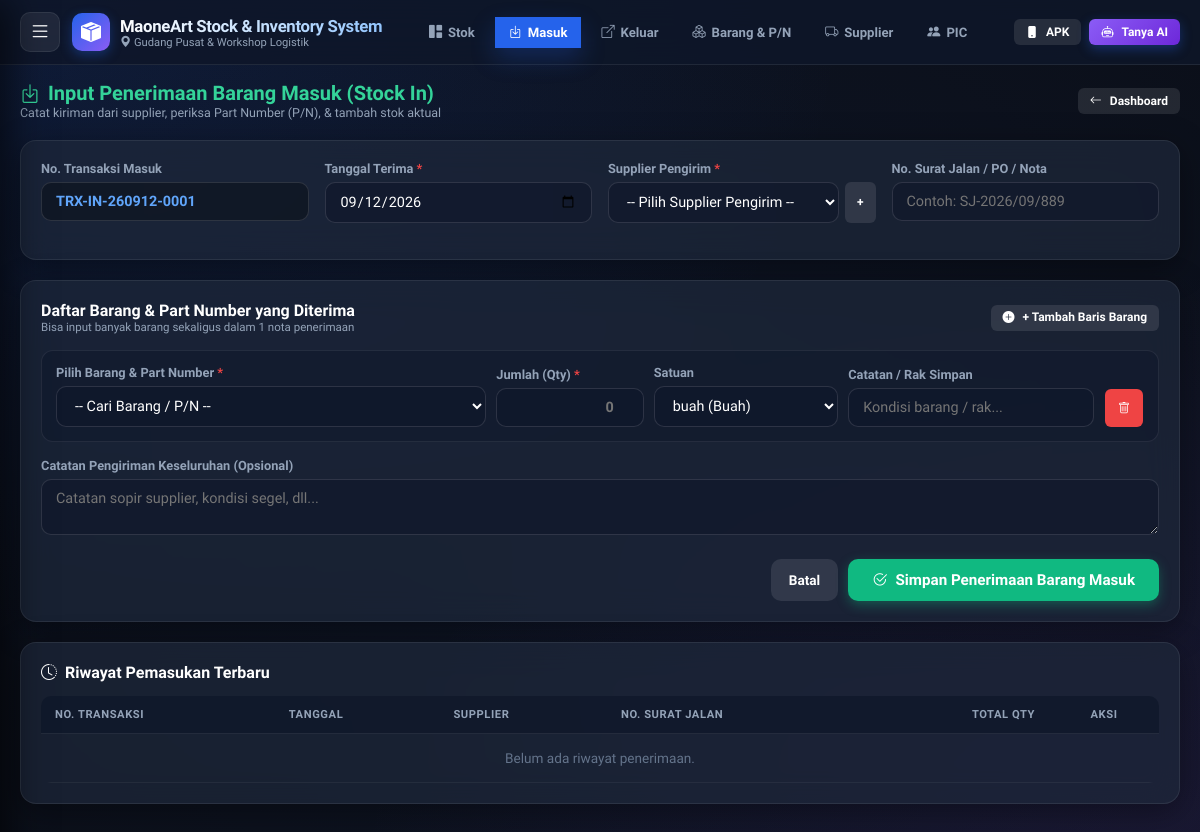
Screenshot of /masuk.php with the database file from the repository.
### tables this page shows
CREATE TABLE IF NOT EXISTS app_settings (
    key_name VARCHAR(100) PRIMARY KEY,
    key_value TEXT,
    updated_at TIMESTAMP DEFAULT CURRENT_TIMESTAMP ON UPDATE CURRENT_TIMESTAMP
);

### config/database.php (called while the page is built, shortened)
<?php
$host     = '127.0.0.1';
$port     = '3306';
$dbname   = 'db_inventaris';
$username = 'root';
$password = '';
try {
    $pdo = new PDO("mysql:host=$host;port=$port;dbname=$dbname;charset=utf8mb4", $username, $password, [
        PDO::ATTR_ERRMODE => PDO::ERRMODE_EXCEPTION,
        PDO::ATTR_DEFAULT_FETCH_MODE => PDO::FETCH_ASSOC,
        PDO::ATTR_EMULATE_PREPARES => false,
    ]);
} catch (PDOException $e) {
    try {
        $pdo = new PDO("mysql:host=localhost;dbname=$dbname;charset=utf8mb4", $username, $password, [
            PDO::ATTR_ERRMODE => PDO::ERRMODE_EXCEPTION,
            PDO::ATTR_DEFAULT_FETCH_MODE => PDO::FETCH_ASSOC,
            PDO::ATTR_EMULATE_PREPARES => false,
        ]);
    } catch (PDOException $e2) {
        $db_error = $e->getMessage() . " (127.0.0.1) | " . $e2->getMessage() . " (localhost)";
    }
}
function getSetting($key, $default = '') {
    global $pdo;
    try {
        $stmt = $pdo->prepare("SELECT key_value FROM app_settings WHERE key_name = ? LIMIT 1");
        $stmt->execute([$key]);
        $val = $stmt->fetchColumn();
        return $val !== false ? $val : $default;
    } catch (Exception $e) {
        return $default;
    }
}
function generateNoTransaksi($tipe = 'IN') {
    global $pdo;
    $prefix = $tipe === 'IN' ? 'IN' : 'OUT';
    $datePart = date('ymd');
    $table = $tipe === 'IN' ? 'transaksi_masuk' : 'transaksi_keluar';
    $field = $tipe === 'IN' ? 'no_masuk' : 'no_keluar';
    try {
        $stmt = $pdo->prepare("SELECT $field FROM $table WHERE $field LIKE ? ORDER BY id DESC LIMIT 1");
        $stmt->execute(["TRX-$prefix-$datePart-%"]);
        $lastNo = $stmt->fetchColumn();
        if ($lastNo) {
            $lastSeq = (int) substr($lastNo, -4);
            $newSeq = str_pad($lastSeq + 1, 4, '0', STR_PAD_LEFT);
        } else {
            $newSeq = '0001';
        }
        return "TRX-$prefix-$datePart-$newSeq";
    } catch (Exception $e) {
        return "TRX-$prefix-$datePart-" . rand(1000, 9999);
    }
}

### masuk.php (the view, shortened to what this page needs)
<?php
require_once __DIR__ . '/config/database.php';
require_once __DIR__ . '/includes/header.php';
$satuans = $pdo->query("SELECT * FROM satuan ORDER BY kategori ASC, nama_satuan ASC")->fetchAll();
$autoNoMasuk = generateNoTransaksi('IN');
$recentMasuk = $pdo->query("
    SELECT tm.*, s.nama_supplier
    FROM transaksi_masuk tm
    JOIN supplier s ON tm.id_supplier = s.id
    ORDER BY tm.id DESC LIMIT 8
")->fetchAll();
?>
<div style="display: flex; justify-content: space-between; align-items: center; margin-bottom: 20px; flex-wrap: wrap; gap: 12px;">
  <div>
    <h2 style="font-size: 1.25rem; font-weight: 800; color: #34d399; display: flex; align-items: center; gap: 8px;">
      <i class="bi bi-box-arrow-in-down"></i> Input Penerimaan Barang Masuk (Stock In)
    </h2>
    <p style="font-size: 0.78rem; color: var(--text-muted);">Catat kiriman dari supplier, periksa Part Number (P/N), & tambah stok aktual</p>
  </div>
  <a href="index.php" class="btn btn-secondary btn-sm"><i class="bi bi-arrow-left"></i> Dashboard</a>
</div>
<form action="masuk.php" method="POST" id="formMasuk">
  <div class="glass-card">
    <div style="display: grid; grid-template-columns: repeat(auto-fit, minmax(220px, 1fr)); gap: 16px;">
      <div class="form-group">
        <label class="form-label">No. Transaksi Masuk</label>
        <input type="text" name="no_masuk" class="form-control" value="<?= htmlspecialchars($autoNoMasuk) ?>" readonly style="background: rgba(0,0,0,0.3); font-weight: 700; color: #60a5fa;">
      </div>
      <div class="form-group">
        <label class="form-label">Tanggal Terima <span style="color: #ef4444;">*</span></label>
        <input type="date" name="tanggal_masuk" class="form-control" value="<?= date('Y-m-d') ?>" required>
      </div>
      <div class="form-group">
        <label class="form-label">Supplier Pengirim <span style="color: #ef4444;">*</span></label>
        <div style="display: flex; gap: 6px;">
          <select name="id_supplier" class="form-select" required>
            <option value="">-- Pilih Supplier Pengirim --</option>
          </select>
          <a href="supplier.php" class="btn btn-secondary btn-sm" title="Tambah Supplier Baru" style="flex-shrink: 0;">+</a>
        </div>
      </div>
      <div class="form-group">
        <label class="form-label">No. Surat Jalan / PO / Nota</label>
        <input type="text" name="no_surat_jalan_po" class="form-control" placeholder="Contoh: SJ-2026/09/889" autocomplete="off">
      </div>
    </div>
  </div>
  <div class="glass-card">
    <div style="display: flex; justify-content: space-between; align-items: center; margin-bottom: 16px;">
      <div>
        <h3 style="font-size: 1rem; font-weight: 700; color: #ffffff;">Daftar Barang & Part Number yang Diterima</h3>
        <p style="font-size: 0.72rem; color: var(--text-muted);">Bisa input banyak barang sekaligus dalam 1 nota penerimaan</p>
      </div>
      <button type="button" id="btnAddRow" class="btn btn-secondary btn-sm">
        <i class="bi bi-plus-circle-fill text-success"></i> + Tambah Baris Barang
      </button>
    </div>
    <div id="itemsContainer" style="display: flex; flex-direction: column; gap: 12px;">
      <div class="item-row" style="background: rgba(15, 23, 42, 0.5); border: 1px solid var(--card-border); border-radius: 12px; padding: 14px; display: grid; grid-template-columns: 3.5fr 1.2fr 1.5fr 2fr 40px; gap: 10px; align-items: end;">
        <div>
          <label class="form-label">Pilih Barang & Part Number <span style="color: #ef4444;">*</span></label>
          <select name="id_barang[]" class="form-select select-barang" required onchange="updateSatuanRow(this)">
            <option value="">-- Cari Barang / P/N --</option>
          </select>
        </div>
        <div>
          <label class="form-label">Jumlah (Qty) <span style="color: #ef4444;">*</span></label>
          <input type="number" step="any" min="0.01" name="qty[]" class="form-control text-right" placeholder="0" required style="text-align: right; font-weight: 700;">
        </div>
        <div>
          <label class="form-label">Satuan</label>
          <select name="id_satuan[]" class="form-select select-satuan">
            <?php foreach ($satuans as $s): ?>
              <option value="<?= $s['id'] ?>"><?= htmlspecialchars($s['singkatan']) ?> (<?= htmlspecialchars($s['nama_satuan']) ?>)</option>
            <?php endforeach; ?>
          </select>
        </div>
        <div>
          <label class="form-label">Catatan / Rak Simpan</label>
          <input type="text" name="item_keterangan[]" class="form-control" placeholder="Kondisi barang / rak..." autocomplete="off">
        </div>
        <div style="text-align: center;">
          <button type="button" class="btn btn-danger btn-sm btn-remove-row" style="padding: 10px; width: 38px; height: 38px;" onclick="removeRow(this)">
            <i class="bi bi-trash"></i>
          </button>
        </div>
      </div>
    </div>
    <div style="margin-top: 16px;">
      <label class="form-label">Catatan Pengiriman Keseluruhan (Opsional)</label>
      <textarea name="catatan" class="form-control" rows="2" placeholder="Catatan sopir supplier, kondisi segel, dll..."></textarea>
    </div>
    <div style="margin-top: 20px; display: flex; justify-content: flex-end; gap: 10px;">
      <a href="index.php" class="btn btn-secondary">Batal</a>
      <button type="submit" class="btn btn-success" style="padding: 12px 24px; font-size: 0.95rem;">
        <i class="bi bi-check2-circle"></i> Simpan Penerimaan Barang Masuk
      </button>
    </div>
  </div>
</form>
<div class="glass-card">
  <h3 style="font-size: 1rem; font-weight: 700; color: #ffffff; margin-bottom: 14px; display: flex; align-items: center; gap: 8px;">
    <i class="bi bi-clock-history text-success"></i> Riwayat Pemasukan Terbaru
  </h3>
  <div class="table-responsive">
    <table class="modern-table">
      <thead>
        <tr>
          <th>No. Transaksi</th>
          <th>Tanggal</th>
          <th>Supplier</th>
          <th>No. Surat Jalan</th>
          <th style="text-align: right;">Total Qty</th>
          <th style="text-align: center;">Aksi</th>
        </tr>
      </thead>
      <tbody>
        <?php if (!empty($recentMasuk)): ?>
          <?php foreach ($recentMasuk as $rm): ?>
            <tr>
              <td><strong style="color: #60a5fa;"><?= htmlspecialchars($rm['no_masuk']) ?></strong></td>
              <td><?= date('d/m/Y', strtotime($rm['tanggal_masuk'])) ?></td>
              <td><strong style="color: #ffffff;"><?= htmlspecialchars($rm['nama_supplier']) ?></strong></td>
              <td><?= htmlspecialchars($rm['no_surat_jalan_po'] ?: '-') ?></td>
              <td style="text-align: right; color: #34d399; font-weight: 700;">+<?= formatStok($rm['total_qty']) ?> item</td>
              <td style="text-align: center;">
                <button type="button" class="btn btn-danger btn-sm" onclick="confirmDelete('masuk.php?action=hapus&id=<?= $rm['id'] ?>', 'Transaksi <?= $rm['no_masuk'] ?>')" title="Batalkan Transaksi & Kembalikan Stok">
                  <i class="bi bi-trash"></i>
                </button>
              </td>
            </tr>
          <?php endforeach; ?>
        <?php else: ?>
          <tr>
            <td colspan="6" style="text-align: center; color: var(--text-dim); padding: 16px;">Belum ada riwayat penerimaan.</td>
          </tr>
        <?php endif; ?>
      </tbody>
    </table>
  </div>
</div>
<?php require_once __DIR__ . '/includes/footer.php'; ?>

### includes/header.php (shortened to what this page needs)
<?php
require_once __DIR__ . '/../config/database.php';
$appName = getSetting('nama_aplikasi', 'MaoneArt Stock & Inventory');
$namaGudang = getSetting('nama_gudang', 'Gudang Pusat');
$currPage = basename($_SERVER['PHP_SELF'], '.php');
?>
<!DOCTYPE html>
<html lang="id">
<head>
  <link rel="stylesheet" href="https://cdn.jsdelivr.net/npm/bootstrap-icons@1.11.3/font/bootstrap-icons.min.css">
  <link rel="stylesheet" href="assets/css/style.css">
</head>
<body>
<header class="top-navbar">
  <div class="top-nav-inner">
    <div style="display: flex; align-items: center; gap: 12px;">
      <button type="button" id="btnOpenSidebar" class="btn-hamburger" title="Buka Menu Navigasi">
        <i class="bi bi-list"></i>
      </button>
      <a href="index.php" class="brand-badge">
        <div class="brand-icon">
          <i class="bi bi-box-seam-fill"></i>
        </div>
        <div class="brand-text">
          <h1><?= htmlspecialchars($appName) ?></h1>
          <p><i class="bi bi-geo-alt-fill text-primary"></i> <?= htmlspecialchars($namaGudang) ?></p>
        </div>
      </a>
    </div>
    <nav class="desktop-menu">
      <a href="index.php" class="nav-pill <?= in_array($currPage, ['index', '']) ? 'active' : '' ?>">
        <i class="bi bi-grid-1x2-fill"></i> Stok
      </a>
      <a href="masuk.php" class="nav-pill <?= $currPage === 'masuk' ? 'active' : '' ?>">
        <i class="bi bi-box-arrow-in-down text-success"></i> Masuk
      </a>
      <a href="keluar.php" class="nav-pill <?= $currPage === 'keluar' ? 'active' : '' ?>">
        <i class="bi bi-box-arrow-up-right text-danger"></i> Keluar
      </a>
      <a href="barang.php" class="nav-pill <?= $currPage === 'barang' ? 'active' : '' ?>">
        <i class="bi bi-boxes text-info"></i> Barang & P/N
      </a>
      <a href="supplier.php" class="nav-pill <?= $currPage === 'supplier' ? 'active' : '' ?>">
        <i class="bi bi-truck text-warning"></i> Supplier
      </a>
      <a href="pic.php" class="nav-pill <?= $currPage === 'pic' ? 'active' : '' ?>">
        <i class="bi bi-people-fill text-purple"></i> PIC
      </a>
    </nav>
    <div style="display: flex; align-items: center; gap: 8px;">
      <a href="app.php" class="btn btn-secondary btn-sm" title="Mode APK Petugas">
        <i class="bi bi-phone-fill text-info"></i> <span style="display: inline-block;">APK</span>
      </a>
      <a href="tanya_ai.php" class="btn btn-primary btn-sm" style="background: linear-gradient(135deg, #8b5cf6, #6d28d9);">
        <i class="bi bi-robot"></i> <span>Tanya AI</span>
      </a>
    </div>
  </div>
</header>
<main class="main-wrapper">

### rows the page displays
app_settings: key_value "MaoneArt Stock & Inventory System"
app_settings: key_value "Gudang Pusat & Workshop Logistik"

### other values shown
form field value "buah (Buah)"
